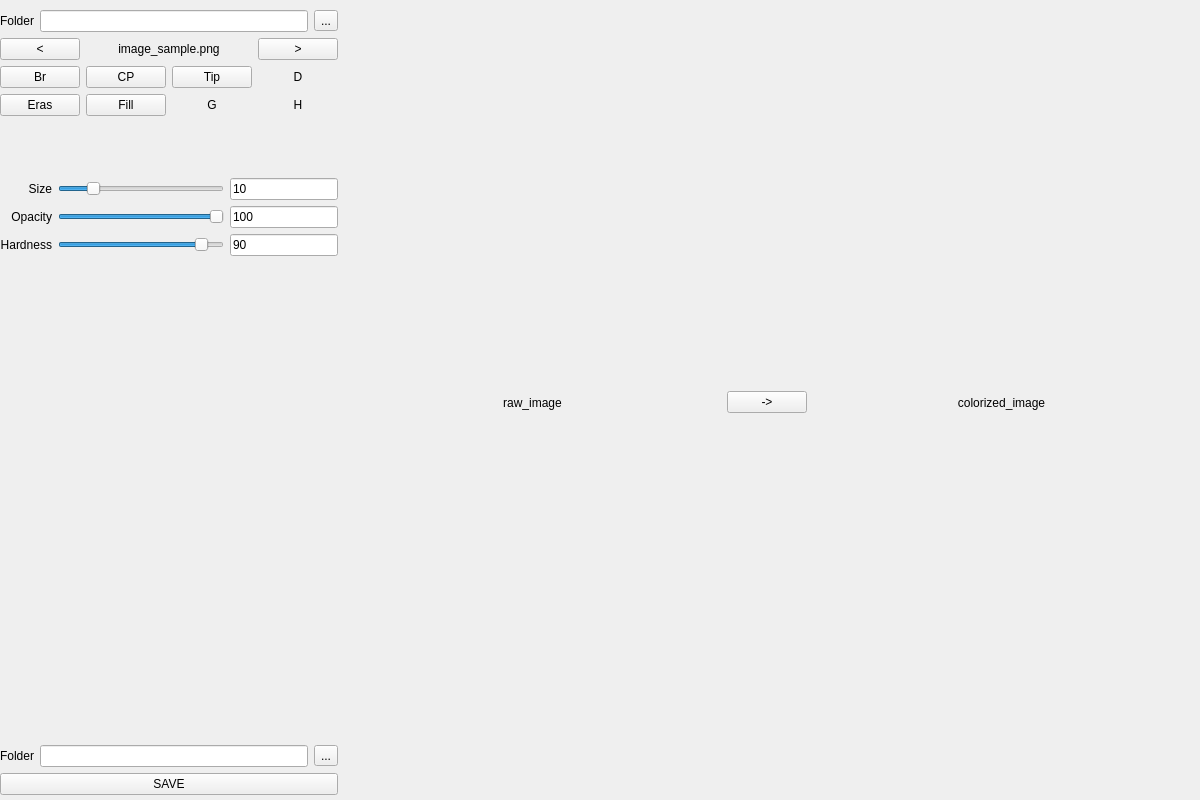
<?xml version="1.0" encoding="UTF-8"?>
<ui version="4.0">
 <class>MainWindow</class>
 <widget class="QMainWindow" name="MainWindow">
  <property name="geometry">
   <rect>
    <x>0</x>
    <y>0</y>
    <width>1200</width>
    <height>800</height>
   </rect>
  </property>
  <property name="windowTitle">
   <string>MainWindow</string>
  </property>
  <widget class="QWidget" name="horizontalLayoutWidget">
   <layout class="QHBoxLayout" name="horizontalLayout" stretch="5,7,0,7">
    <property name="sizeConstraint">
     <enum>QLayout::SetDefaultConstraint</enum>
    </property>
    <property name="leftMargin">
     <number>0</number>
    </property>
    <property name="topMargin">
     <number>10</number>
    </property>
    <property name="rightMargin">
     <number>10</number>
    </property>
    <property name="bottomMargin">
     <number>5</number>
    </property>
    <item>
     <layout class="QVBoxLayout" name="verticalLayout" stretch="0,0,0,0,0,0,0,0">
      <item>
       <layout class="QHBoxLayout" name="horizontalLayout_2">
        <item>
         <widget class="QLabel" name="label_3">
          <property name="text">
           <string>Folder</string>
          </property>
         </widget>
        </item>
        <item>
         <widget class="QLineEdit" name="raw_folder_input">
          <property name="text">
           <string/>
          </property>
         </widget>
        </item>
        <item>
         <widget class="QToolButton" name="raw_folder_dialog_button">
          <property name="text">
           <string>...</string>
          </property>
         </widget>
        </item>
       </layout>
      </item>
      <item>
       <layout class="QHBoxLayout" name="horizontalLayout_8" stretch="0,1,0">
        <item>
         <widget class="QPushButton" name="prev_image_button">
          <property name="text">
           <string>&lt;</string>
          </property>
         </widget>
        </item>
        <item>
         <widget class="QLabel" name="current_image_label">
          <property name="text">
           <string>image_sample.png</string>
          </property>
          <property name="alignment">
           <set>Qt::AlignCenter</set>
          </property>
         </widget>
        </item>
        <item>
         <widget class="QPushButton" name="next_image_button">
          <property name="text">
           <string>&gt;</string>
          </property>
         </widget>
        </item>
       </layout>
      </item>
      <item>
       <layout class="QVBoxLayout" name="verticalLayout_2">
        <item>
         <layout class="QGridLayout" name="gridLayout">
          <item row="0" column="1">
           <widget class="QPushButton" name="colorpicker_mode_button">
            <property name="sizePolicy">
             <sizepolicy hsizetype="Fixed" vsizetype="Fixed">
              <horstretch>0</horstretch>
              <verstretch>0</verstretch>
             </sizepolicy>
            </property>
            <property name="text">
             <string>CP</string>
            </property>
           </widget>
          </item>
          <item row="0" column="2">
           <widget class="QPushButton" name="tip_mode_button">
            <property name="sizePolicy">
             <sizepolicy hsizetype="Fixed" vsizetype="Fixed">
              <horstretch>0</horstretch>
              <verstretch>0</verstretch>
             </sizepolicy>
            </property>
            <property name="text">
             <string>Tip</string>
            </property>
            <property name="checkable">
             <bool>false</bool>
            </property>
            <property name="flat">
             <bool>false</bool>
            </property>
           </widget>
          </item>
          <item row="1" column="1">
           <widget class="QPushButton" name="fill_mode_button">
            <property name="sizePolicy">
             <sizepolicy hsizetype="Fixed" vsizetype="Fixed">
              <horstretch>0</horstretch>
              <verstretch>0</verstretch>
             </sizepolicy>
            </property>
            <property name="text">
             <string>Fill</string>
            </property>
           </widget>
          </item>
          <item row="1" column="3">
           <widget class="QPushButton" name="pushButton_5">
            <property name="text">
             <string>H</string>
            </property>
            <property name="flat">
             <bool>true</bool>
            </property>
           </widget>
          </item>
          <item row="1" column="2">
           <widget class="QPushButton" name="pushButton_7">
            <property name="sizePolicy">
             <sizepolicy hsizetype="Fixed" vsizetype="Fixed">
              <horstretch>0</horstretch>
              <verstretch>0</verstretch>
             </sizepolicy>
            </property>
            <property name="text">
             <string>G</string>
            </property>
            <property name="flat">
             <bool>true</bool>
            </property>
           </widget>
          </item>
          <item row="0" column="3">
           <widget class="QPushButton" name="pushButton_4">
            <property name="sizePolicy">
             <sizepolicy hsizetype="Fixed" vsizetype="Fixed">
              <horstretch>0</horstretch>
              <verstretch>0</verstretch>
             </sizepolicy>
            </property>
            <property name="text">
             <string>D</string>
            </property>
            <property name="flat">
             <bool>true</bool>
            </property>
           </widget>
          </item>
          <item row="0" column="0">
           <widget class="QPushButton" name="brush_mode_button">
            <property name="sizePolicy">
             <sizepolicy hsizetype="Fixed" vsizetype="Fixed">
              <horstretch>0</horstretch>
              <verstretch>0</verstretch>
             </sizepolicy>
            </property>
            <property name="text">
             <string>Br</string>
            </property>
           </widget>
          </item>
          <item row="1" column="0">
           <widget class="QPushButton" name="eraser_mode_button">
            <property name="sizePolicy">
             <sizepolicy hsizetype="Fixed" vsizetype="Fixed">
              <horstretch>0</horstretch>
              <verstretch>0</verstretch>
             </sizepolicy>
            </property>
            <property name="text">
             <string>Eras</string>
            </property>
           </widget>
          </item>
         </layout>
        </item>
       </layout>
      </item>
      <item>
       <widget class="Palette" name="palette" native="true">
        <property name="minimumSize">
         <size>
          <width>50</width>
          <height>50</height>
         </size>
        </property>
       </widget>
      </item>
      <item>
       <layout class="QGridLayout" name="gridLayout_2" rowstretch="0,0,0" columnstretch="0,1,0" columnminimumwidth="0,100,0">
        <item row="1" column="2">
         <widget class="QLineEdit" name="brush_opacity_input">
          <property name="text">
           <string>100</string>
          </property>
         </widget>
        </item>
        <item row="0" column="1">
         <widget class="QSlider" name="brush_size_slider">
          <property name="minimum">
           <number>1</number>
          </property>
          <property name="maximum">
           <number>50</number>
          </property>
          <property name="value">
           <number>10</number>
          </property>
          <property name="orientation">
           <enum>Qt::Horizontal</enum>
          </property>
         </widget>
        </item>
        <item row="1" column="1">
         <widget class="QSlider" name="brush_opacity_slider">
          <property name="maximum">
           <number>100</number>
          </property>
          <property name="value">
           <number>100</number>
          </property>
          <property name="orientation">
           <enum>Qt::Horizontal</enum>
          </property>
         </widget>
        </item>
        <item row="2" column="2">
         <widget class="QLineEdit" name="brush_hardness_input">
          <property name="text">
           <string>90</string>
          </property>
         </widget>
        </item>
        <item row="2" column="0">
         <widget class="QLabel" name="label_6">
          <property name="text">
           <string>Hardness</string>
          </property>
          <property name="alignment">
           <set>Qt::AlignRight|Qt::AlignTrailing|Qt::AlignVCenter</set>
          </property>
         </widget>
        </item>
        <item row="1" column="0">
         <widget class="QLabel" name="label_5">
          <property name="text">
           <string>Opacity</string>
          </property>
          <property name="alignment">
           <set>Qt::AlignRight|Qt::AlignTrailing|Qt::AlignVCenter</set>
          </property>
         </widget>
        </item>
        <item row="2" column="1">
         <widget class="QSlider" name="brush_hardness_slider">
          <property name="minimum">
           <number>1</number>
          </property>
          <property name="maximum">
           <number>100</number>
          </property>
          <property name="value">
           <number>90</number>
          </property>
          <property name="orientation">
           <enum>Qt::Horizontal</enum>
          </property>
         </widget>
        </item>
        <item row="0" column="0">
         <widget class="QLabel" name="label_4">
          <property name="text">
           <string>Size</string>
          </property>
          <property name="alignment">
           <set>Qt::AlignRight|Qt::AlignTrailing|Qt::AlignVCenter</set>
          </property>
         </widget>
        </item>
        <item row="0" column="2">
         <widget class="QLineEdit" name="brush_size_input">
          <property name="text">
           <string>10</string>
          </property>
         </widget>
        </item>
       </layout>
      </item>
      <item>
       <spacer name="verticalSpacer">
        <property name="orientation">
         <enum>Qt::Vertical</enum>
        </property>
        <property name="sizeHint" stdset="0">
         <size>
          <width>20</width>
          <height>40</height>
         </size>
        </property>
       </spacer>
      </item>
      <item>
       <layout class="QHBoxLayout" name="horizontalLayout_7">
        <item>
         <widget class="QLabel" name="label_8">
          <property name="text">
           <string>Folder</string>
          </property>
         </widget>
        </item>
        <item>
         <widget class="QLineEdit" name="save_folder_input">
          <property name="text">
           <string/>
          </property>
         </widget>
        </item>
        <item>
         <widget class="QToolButton" name="save_folder_dialog_button">
          <property name="text">
           <string>...</string>
          </property>
         </widget>
        </item>
       </layout>
      </item>
      <item>
       <widget class="QPushButton" name="save_button">
        <property name="text">
         <string>SAVE</string>
        </property>
        <property name="flat">
         <bool>false</bool>
        </property>
       </widget>
      </item>
     </layout>
    </item>
    <item>
     <widget class="Canvas" name="raw_image">
      <property name="sizePolicy">
       <sizepolicy hsizetype="Expanding" vsizetype="Expanding">
        <horstretch>1</horstretch>
        <verstretch>1</verstretch>
       </sizepolicy>
      </property>
      <property name="minimumSize">
       <size>
        <width>100</width>
        <height>100</height>
       </size>
      </property>
      <property name="text">
       <string>raw_image</string>
      </property>
      <property name="alignment">
       <set>Qt::AlignCenter</set>
      </property>
     </widget>
    </item>
    <item>
     <layout class="QVBoxLayout" name="verticalLayout_3">
      <item>
       <widget class="QPushButton" name="colorize_button">
        <property name="text">
         <string>-&gt;</string>
        </property>
       </widget>
      </item>
     </layout>
    </item>
    <item>
     <widget class="Canvas" name="colorized_image">
      <property name="sizePolicy">
       <sizepolicy hsizetype="Expanding" vsizetype="Expanding">
        <horstretch>1</horstretch>
        <verstretch>1</verstretch>
       </sizepolicy>
      </property>
      <property name="minimumSize">
       <size>
        <width>100</width>
        <height>100</height>
       </size>
      </property>
      <property name="text">
       <string>colorized_image</string>
      </property>
      <property name="alignment">
       <set>Qt::AlignCenter</set>
      </property>
     </widget>
    </item>
   </layout>
  </widget>
 </widget>
 <customwidgets>
  <customwidget>
   <class>Canvas</class>
   <extends>QLabel</extends>
   <header>canvas.h</header>
  </customwidget>
  <customwidget>
   <class>Palette</class>
   <extends>QWidget</extends>
   <header>palette.h</header>
   <container>1</container>
  </customwidget>
 </customwidgets>
 <resources/>
 <connections/>
</ui>
